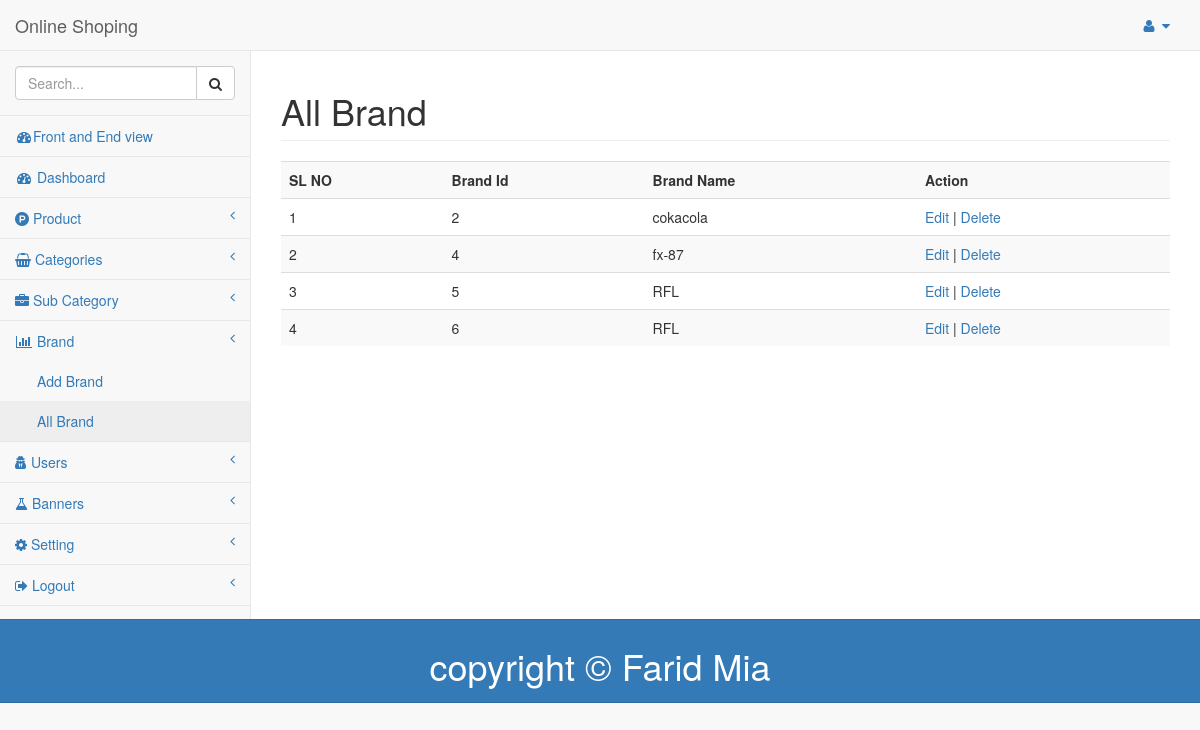
The page /admin/all-brand.php (signed in) on the database its author committed.
### tables this page shows
CREATE TABLE `brand` (
  `b_id` int(11) NOT NULL,
  `b_name` varchar(20) NOT NULL
);

### admin/classes/database.php (called while the page is built, shortened)
<?php
	class database{
		public $connection;
		public function connection(){
			$this->connection = mysqli_connect(DB_HOST,DB_USER,DB_PASS,DB_NAME);
		}
		public function getData($table,$whichcolumn = array(),$columnname = null,$compare = null,$columnvalue = null){
			if(is_array($whichcolumn)){
				$whichcolumn = implode(",",$whichcolumn);
			}
			if(empty($columnname) && empty($columnvalue)){
				$query = "SELECT $whichcolumn FROM $table";
			}
			elseif (!empty($columnname) && !empty($columnvalue)) {
				$sql ="SELECT $whichcolumn FROM $table WHERE $columnname $compare $columnvalue";
				$query = $sql;
			}
			$query = mysqli_query($this->connection,$query);
			if($query)
				return $query;
			else
				return false;
		}
	}
?>

### admin/all-brand.php (the view, shortened to what this page needs)
<?php require_once('includes/header.php');  ?>
    <div id="wrapper">
        <?php require_once('includes/top-nav.php');  ?>
        <div id="page-wrapper">
            <div class="row">
                <div class="col-lg-12">
                    <h1 class="page-header">All Brand</h1>
                <?php
                    $database    = new Database();
                    $data        = array('b_id','b_name');
                    $query       = $database->getData("brand",$data);
                        echo "<table class='table table-striped'>";
                            echo "<tr>
                                    <th>SL NO</th>
                                    <th>Brand Id</th>
                                    <th>Brand Name</th>
                                    <th>Action</th>
                                 </tr>";
                                 $i = 1;
                                 while($row = mysqli_fetch_array($query)){
                                    $bid           = (int) $row['b_id'];
                                    $b_name         = $row['b_name'];
                                    echo "<tr>";
                                        echo "<td>$i</td>";
                                        echo "<td>$bid</td>";
                                        echo "<td>$b_name</td>";
                                        echo "<td><a href='edit_brand.php?bid=$bid&name=brand'>Edit</a> | <a href='delete.php?bid=$bid&name=brand'>Delete</a></td>";
                                    echo "</tr>";
                                    $i++;
                                 }
                            echo "</table>";
                    ?>
                </div>
            </div>
            <div class="row">
                <div class="col-lg-3 col-md-6">
                </div>
            </div>
        </div>
    </div>
    <?php
    require_once('includes/footer.php');
    ?>

### rows shown on the page
brand: b_id "2", b_name "cokacola"
brand: b_id "4", b_name "fx-87"
brand: b_id "5", b_name "RFL"
brand: b_id "6", b_name "RFL"
